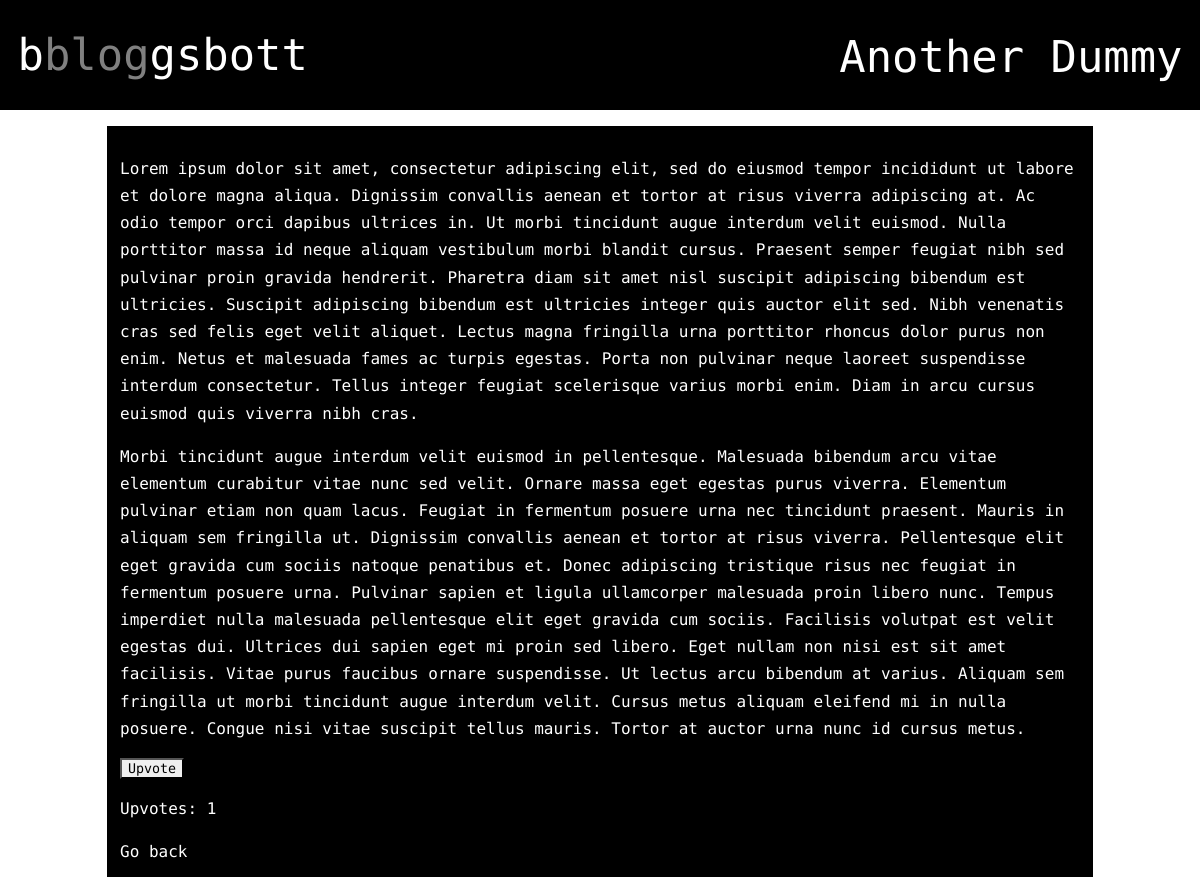
Page /2/ on the committed database.
### blog/models.py (models this page shows, shortened)
class BlogPost(models.Model):
    post_title = models.CharField(max_length = 200)
    pub_date = models.DateTimeField('date published')
    content_text = models.TextField()
    upvotes = models.IntegerField(default=0)
    def was_published_recently(self):
        now = timezone.now()
        return now - datetime.timedelta(days=1) <= self.pub_date <= now
    was_published_recently.admin_order_field = 'pub_date'
    was_published_recently.boolean = True
    was_published_recently.short_description = 'Published recently?'

### blog/views.py (the view)
# urls.py: path('<int:post_id>/', views.view_post, name='view_post'),
def view_post(request, post_id):
    post = get_object_or_404(BlogPost, pk=post_id)
    return render(request, 'blog/view_post.html', {'blog_post': post})

### blog/templates/blog/view_post.html (shortened to what this page needs)
<head>
    {% load static %}
    <link rel="stylesheet" type="text/css" href="{% static 'blog/style.css' %}">
</head>
<div class='header'><a href='/' class='title_link hvr-grow'>b<span class='color_gray'>blog</span>gsbott</a><span class='keep_center'>{{ blog_post.post_title }}</span></div>
<div class='spacer'></div>
<div class='box'>
<p>{{ blog_post.content_text|linebreaks }}</p>
<form action="{% url 'upvote' blog_post.id %}" method="post">
<input type="submit" value="Upvote" class='button'>
<p>Upvotes: {{ blog_post.upvotes }}</p>
</form>
<a href="{% url 'index' %}">Go back</a>
</div>

### static/blog/style.css (style rules this page uses)
.header { font-family: 'Share Tech Mono', monospace; font-size: 5vmin; background: black; color: white; border: 0vmin; padding-top: 2vmin; text-align: left; padding-bottom: 2vmin; padding-left: 2vmin; }
.color_gray { color: gray; }
.spacer { height: 2%; }
.keep_center { position:absolute; right: 2vmin; padding-top: 1.5vmin; padding-bottom: 2vmin; }
.box { margin: auto; height: auto; width: 80%; background: black; padding: 1.5vmin; }
p, a, form { line-height: 1.7em; text-decoration: none; color: white; font-family: 'Share Tech Mono', monospace; }
input { color: black; font-family: 'Share Tech Mono', monospace; }
.button { border-radius: 0; }

### rows in the picture
BlogPost: post_title "Another Dummy", content_text "Lorem ipsum dolor sit amet, consectetur adipiscing elit, sed do eiusmod tempor incididunt ut labore et dolore magna aliqua. Dignissim convallis aenean et tortor at risus viverra adipiscing at. Ac odio tempor orci dapibus ultrices in. Ut morbi tincidunt augue interdum velit euismod. Nulla porttitor massa id neque aliquam vestibulum morbi blandit cursus. Praesent semper feugiat nibh sed pulvinar proin gravida hendrerit. Pharetra diam sit amet nisl suscipit adipiscing bibendum est ultricies. Suscipit adipiscing bibendum est ultricies integer quis auctor elit sed. Nibh venenatis cras sed felis eget velit aliquet. Lectus magna fringilla urna porttitor rhoncus dolor purus non enim. Netus et…", upvotes "1"
